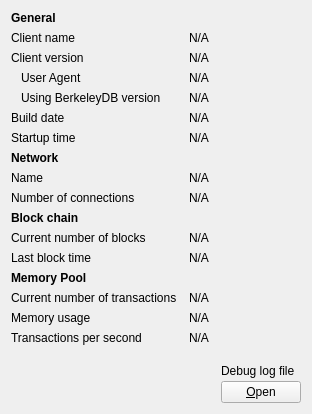
     <widget class="QWidget" name="tab_info">
      <attribute name="title">
       <string>&amp;Information</string>
      </attribute>
      <layout class="QGridLayout" name="gridLayout" columnstretch="0,1,0">
       <property name="horizontalSpacing">
        <number>12</number>
       </property>
       <item row="0" column="0">
        <widget class="QLabel" name="label_9">
         <property name="font">
          <font>
           <weight>75</weight>
           <bold>true</bold>
          </font>
         </property>
         <property name="text">
          <string>General</string>
         </property>
        </widget>
       </item>
       <item row="1" column="0">
        <widget class="QLabel" name="label_5">
         <property name="text">
          <string>Client name</string>
         </property>
        </widget>
       </item>
       <item row="1" column="1" colspan="2">
        <widget class="QLabel" name="clientName">
         <property name="cursor">
          <cursorShape>IBeamCursor</cursorShape>
         </property>
         <property name="text">
          <string>N/A</string>
         </property>
         <property name="textFormat">
          <enum>Qt::PlainText</enum>
         </property>
         <property name="textInteractionFlags">
          <set>Qt::LinksAccessibleByMouse|Qt::TextSelectableByKeyboard|Qt::TextSelectableByMouse</set>
         </property>
        </widget>
       </item>
       <item row="2" column="0">
        <widget class="QLabel" name="label_6">
         <property name="text">
          <string>Client version</string>
         </property>
        </widget>
       </item>
       <item row="2" column="1" colspan="2">
        <widget class="QLabel" name="clientVersion">
         <property name="cursor">
          <cursorShape>IBeamCursor</cursorShape>
         </property>
         <property name="text">
          <string>N/A</string>
         </property>
         <property name="textFormat">
          <enum>Qt::PlainText</enum>
         </property>
         <property name="textInteractionFlags">
          <set>Qt::LinksAccessibleByMouse|Qt::TextSelectableByKeyboard|Qt::TextSelectableByMouse</set>
         </property>
        </widget>
       </item>
       <item row="3" column="0">
        <widget class="QLabel" name="labelClientUserAgent">
         <property name="text">
          <string>User Agent</string>
         </property>
         <property name="indent">
          <number>10</number>
         </property>
        </widget>
       </item>
       <item row="3" column="1" colspan="2">
        <widget class="QLabel" name="clientUserAgent">
         <property name="cursor">
          <cursorShape>IBeamCursor</cursorShape>
         </property>
         <property name="text">
          <string>N/A</string>
         </property>
         <property name="textFormat">
          <enum>Qt::PlainText</enum>
         </property>
         <property name="textInteractionFlags">
          <set>Qt::LinksAccessibleByMouse|Qt::TextSelectableByKeyboard|Qt::TextSelectableByMouse</set>
         </property>
        </widget>
       </item>
       <item row="4" column="0">
        <widget class="QLabel" name="label_berkeleyDBVersion">
         <property name="text">
          <string>Using BerkeleyDB version</string>
         </property>
         <property name="indent">
          <number>10</number>
         </property>
        </widget>
       </item>
       <item row="4" column="1" colspan="2">
        <widget class="QLabel" name="berkeleyDBVersion">
         <property name="cursor">
          <cursorShape>IBeamCursor</cursorShape>
         </property>
         <property name="text">
          <string>N/A</string>
         </property>
         <property name="textFormat">
          <enum>Qt::PlainText</enum>
         </property>
         <property name="textInteractionFlags">
          <set>Qt::LinksAccessibleByMouse|Qt::TextSelectableByKeyboard|Qt::TextSelectableByMouse</set>
         </property>
        </widget>
       </item>
       <item row="5" column="0">
        <widget class="QLabel" name="label_12">
         <property name="text">
          <string>Build date</string>
         </property>
        </widget>
       </item>
       <item row="5" column="1" colspan="2">
        <widget class="QLabel" name="buildDate">
         <property name="cursor">
          <cursorShape>IBeamCursor</cursorShape>
         </property>
         <property name="text">
          <string>N/A</string>
         </property>
         <property name="textFormat">
          <enum>Qt::PlainText</enum>
         </property>
         <property name="textInteractionFlags">
          <set>Qt::LinksAccessibleByMouse|Qt::TextSelectableByKeyboard|Qt::TextSelectableByMouse</set>
         </property>
        </widget>
       </item>
       <item row="6" column="0">
        <widget class="QLabel" name="label_13">
         <property name="text">
          <string>Startup time</string>
         </property>
        </widget>
       </item>
       <item row="6" column="1" colspan="2">
        <widget class="QLabel" name="startupTime">
         <property name="cursor">
          <cursorShape>IBeamCursor</cursorShape>
         </property>
         <property name="text">
          <string>N/A</string>
         </property>
         <property name="textFormat">
          <enum>Qt::PlainText</enum>
         </property>
         <property name="textInteractionFlags">
          <set>Qt::LinksAccessibleByMouse|Qt::TextSelectableByKeyboard|Qt::TextSelectableByMouse</set>
         </property>
        </widget>
       </item>
       <item row="7" column="0">
           <widget class="QLabel" name="labelNetwork">
               <property name="font">
                   <font>
                       <weight>75</weight>
                       <bold>true</bold>
                   </font>
               </property>
               <property name="text">
                   <string>Network</string>
               </property>
           </widget>
       </item>
       <item row="8" column="0">
        <widget class="QLabel" name="label_8">
         <property name="text">
          <string>Name</string>
         </property>
        </widget>
       </item>
       <item row="8" column="1" colspan="2">
        <widget class="QLabel" name="networkName">
         <property name="cursor">
          <cursorShape>IBeamCursor</cursorShape>
         </property>
         <property name="text">
          <string>N/A</string>
         </property>
         <property name="textFormat">
          <enum>Qt::PlainText</enum>
         </property>
         <property name="textInteractionFlags">
          <set>Qt::LinksAccessibleByMouse|Qt::TextSelectableByKeyboard|Qt::TextSelectableByMouse</set>
         </property>
        </widget>
       </item>
       <item row="9" column="0">
        <widget class="QLabel" name="label_7">
         <property name="text">
          <string>Number of connections</string>
         </property>
        </widget>
       </item>
       <item row="9" column="1" colspan="2">
        <widget class="QLabel" name="numberOfConnections">
         <property name="cursor">
          <cursorShape>IBeamCursor</cursorShape>
         </property>
         <property name="text">
          <string>N/A</string>
         </property>
         <property name="textFormat">
          <enum>Qt::PlainText</enum>
         </property>
         <property name="textInteractionFlags">
          <set>Qt::LinksAccessibleByMouse|Qt::TextSelectableByKeyboard|Qt::TextSelectableByMouse</set>
         </property>
        </widget>
       </item>
       <item row="10" column="0">
        <widget class="QLabel" name="label_10">
         <property name="font">
          <font>
           <weight>75</weight>
           <bold>true</bold>
          </font>
         </property>
         <property name="text">
          <string>Block chain</string>
         </property>
        </widget>
       </item>
       <item row="11" column="0">
        <widget class="QLabel" name="label_3">
         <property name="text">
          <string>Current number of blocks</string>
         </property>
        </widget>
       </item>
       <item row="11" column="1" colspan="2">
        <widget class="QLabel" name="numberOfBlocks">
         <property name="cursor">
          <cursorShape>IBeamCursor</cursorShape>
         </property>
         <property name="text">
          <string>N/A</string>
         </property>
         <property name="textFormat">
          <enum>Qt::PlainText</enum>
         </property>
         <property name="textInteractionFlags">
          <set>Qt::LinksAccessibleByMouse|Qt::TextSelectableByKeyboard|Qt::TextSelectableByMouse</set>
         </property>
        </widget>
       </item>
       <item row="12" column="0">
        <widget class="QLabel" name="labelLastBlockTime">
         <property name="text">
          <string>Last block time</string>
         </property>
        </widget>
       </item>
       <item row="12" column="1" colspan="2">
        <widget class="QLabel" name="lastBlockTime">
         <property name="cursor">
          <cursorShape>IBeamCursor</cursorShape>
         </property>
         <property name="text">
          <string>N/A</string>
         </property>
         <property name="textFormat">
          <enum>Qt::PlainText</enum>
         </property>
         <property name="textInteractionFlags">
          <set>Qt::LinksAccessibleByMouse|Qt::TextSelectableByKeyboard|Qt::TextSelectableByMouse</set>
         </property>
        </widget>
       </item>
       <item row="13" column="0">
        <widget class="QLabel" name="labelMempoolTitle">
         <property name="font">
          <font>
           <weight>75</weight>
           <bold>true</bold>
          </font>
         </property>
         <property name="text">
          <string>Memory Pool</string>
         </property>
        </widget>
       </item>
       <item row="14" column="0">
        <widget class="QLabel" name="labelNumberOfTransactions">
         <property name="text">
          <string>Current number of transactions</string>
         </property>
        </widget>
       </item>
       <item row="14" column="1">
        <widget class="QLabel" name="mempoolNumberTxs">
         <property name="cursor">
          <cursorShape>IBeamCursor</cursorShape>
         </property>
         <property name="text">
          <string>N/A</string>
         </property>
         <property name="textFormat">
          <enum>Qt::PlainText</enum>
         </property>
         <property name="textInteractionFlags">
          <set>Qt::LinksAccessibleByMouse|Qt::TextSelectableByKeyboard|Qt::TextSelectableByMouse</set>
         </property>
        </widget>
       </item>
       <item row="15" column="0">
        <widget class="QLabel" name="labelMemoryUsage">
         <property name="text">
          <string>Memory usage</string>
         </property>
        </widget>
       </item>
       <item row="15" column="1">
        <widget class="QLabel" name="mempoolSize">
         <property name="cursor">
          <cursorShape>IBeamCursor</cursorShape>
         </property>
         <property name="text">
          <string>N/A</string>
         </property>
         <property name="textFormat">
          <enum>Qt::PlainText</enum>
         </property>
         <property name="textInteractionFlags">
          <set>Qt::LinksAccessibleByMouse|Qt::TextSelectableByKeyboard|Qt::TextSelectableByMouse</set>
         </property>
        </widget>
       </item>
       <item row="16" column="0">
        <widget class="QLabel" name="labelTransactionsPerSecond">
         <property name="text">
          <string>Transactions per second</string>
         </property>
        </widget>
       </item>
       <item row="16" column="1">
        <widget class="QLabel" name="transactionsPerSecond">
         <property name="cursor">
          <cursorShape>IBeamCursor</cursorShape>
         </property>
         <property name="text">
          <string>N/A</string>
         </property>
         <property name="textFormat">
          <enum>Qt::PlainText</enum>
         </property>
         <property name="textInteractionFlags">
          <set>Qt::LinksAccessibleByMouse|Qt::TextSelectableByKeyboard|Qt::TextSelectableByMouse</set>
         </property>
        </widget>
       </item>

       <item row="17" column="2" rowspan="3">
        <layout class="QVBoxLayout" name="verticalLayoutDebugButton">
         <property name="spacing">
          <number>3</number>
         </property>
         <item>
          <spacer name="verticalSpacer_2">
           <property name="orientation">
            <enum>Qt::Vertical</enum>
           </property>
           <property name="sizeHint" stdset="0">
            <size>
             <width>10</width>
             <height>5</height>
            </size>
           </property>
          </spacer>
         </item>
         <item>
          <widget class="QLabel" name="labelDebugLogfile">
           <property name="text">
            <string>Debug log file</string>
           </property>
          </widget>
         </item>
         <item>
          <widget class="QPushButton" name="openDebugLogfileButton">
           <property name="toolTip">
            <string>Open the Bitcoin debug log file from the current data directory. This can take a few seconds for large log files.</string>
           </property>
           <property name="text">
            <string>&amp;Open</string>
           </property>
           <property name="autoDefault">
            <bool>false</bool>
           </property>
          </widget>
         </item>
        </layout>
       </item>
       <item row="18" column="0">
        <spacer name="verticalSpacer">
         <property name="orientation">
          <enum>Qt::Vertical</enum>
         </property>
         <property name="sizeHint" stdset="0">
          <size>
           <width>20</width>
           <height>40</height>
          </size>
         </property>
        </spacer>
       </item>
      </layout>
     </widget>
